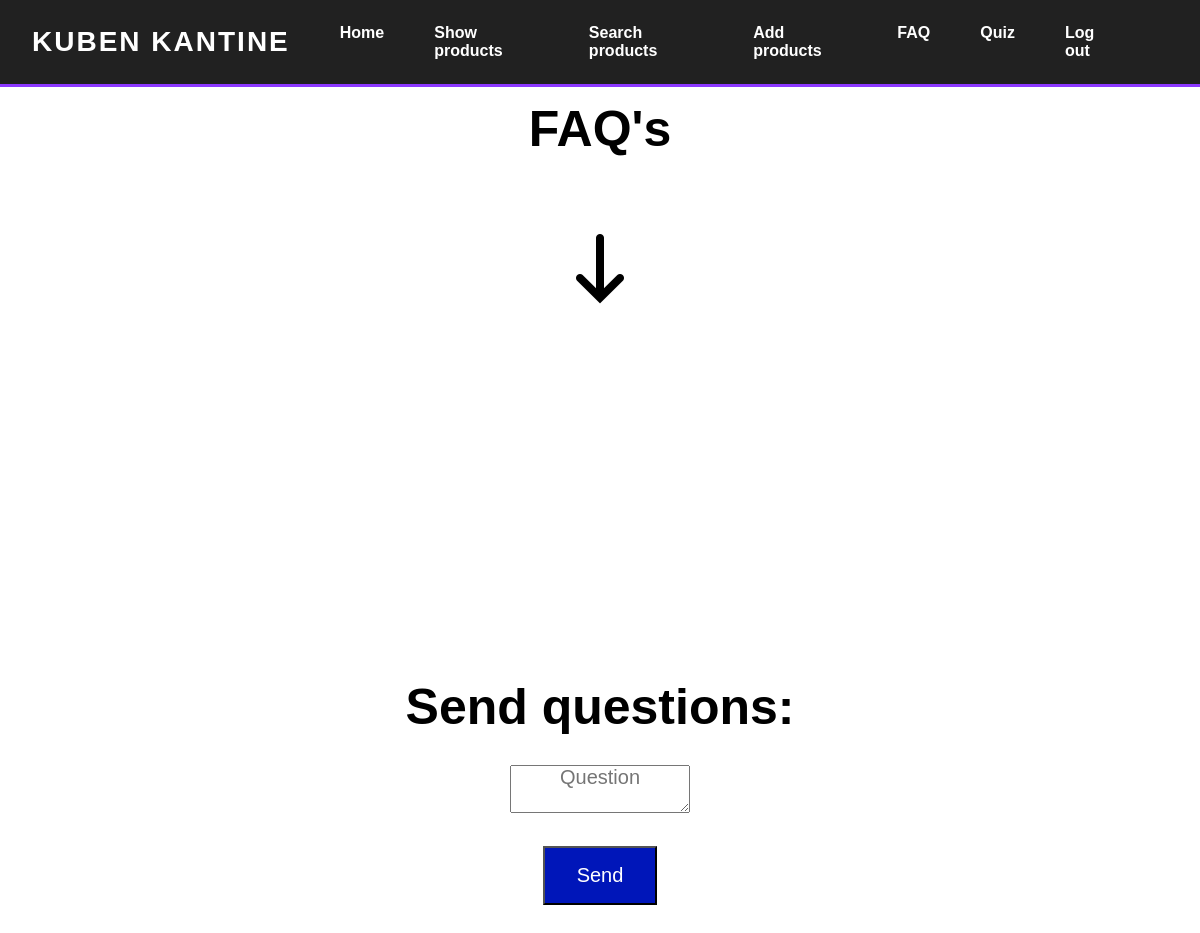
Before: /faq.php (signed in) with the older database file.
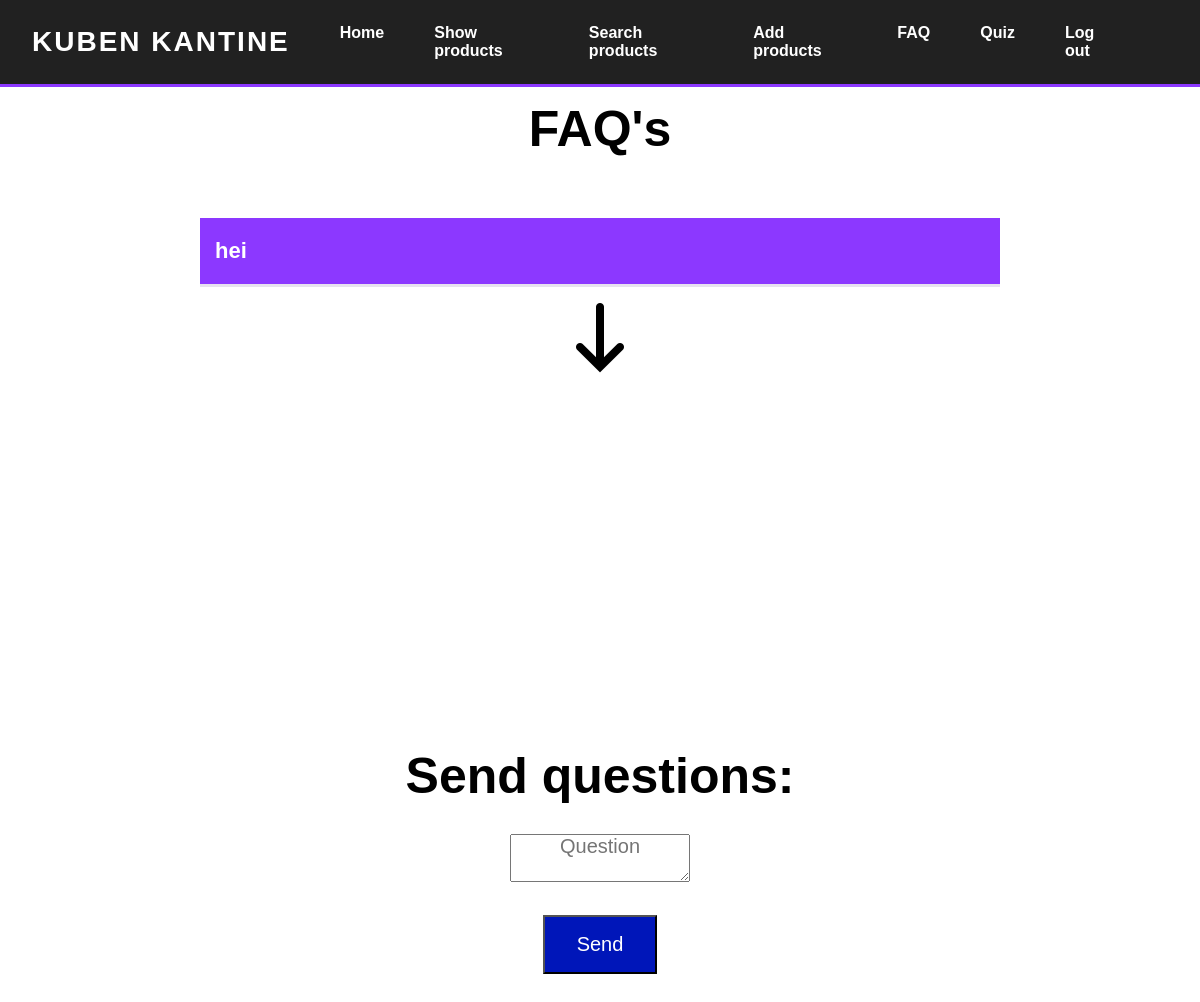
After: the same page with the newer database file.
### tables this page shows
CREATE TABLE IF NOT EXISTS `faq` (
  `Question` varchar(255) NOT NULL,
  `Answer` varchar(255) NOT NULL,
  `Display` varchar(255) NOT NULL,
  `id` int(11) NOT NULL AUTO_INCREMENT,
  PRIMARY KEY (`id`)
);

### faq.php (the view, shortened to what this page needs)
<!DOCTYPE html>
<html lang="en">
<head>
    <link rel="stylesheet" href="style.css">
</head>
<body>
<?php include_once 'headerAnsatt.php'; ?>
<?php
    include_once 'connection.php';
?>
<section>
    <h1 class="title">FAQ's</h1>
    <div class="quest-con">
    <?php
        $sql = "SELECT * FROM faq;";
        $result = mysqli_query($db, $sql);
        if($result -> num_rows > 0){
            while($row = $result->fetch_assoc()){
                if ($row['Display'] === "y") {
                    echo "
                    <button class='question'><span>".$row['Question']."</span></button>
                    <div class='question-content'>
                    <p>".$row['Answer']."</p>
                    </div>
                    ";
                }
            }
        }
    ?>
    </div>
</section>
<div class="arrowIMG">
    <a href="#Input">
    <img src="Årsoppgave_Bilde/arrow.png" alt="">
    </a>
</div>
    <div id="Input">
        <h1>Send questions:</h1>
        <br>
        <form action="" method="post" autocomplete="off">
            <textarea class="Inputtext" name="text" placeholder="Question" type="text" name="Question" id=""></textarea>
            <br>
            <input type="submit" id="submit" name="send" value="Send">
        </form>
    </div>
    <br><br><br>
</body>
</html>

### headerAnsatt.php
<nav>
        <div class="container">
        <h1>Kuben kantine</h1>
        <div class="menu">
            <a href="AdminForside.php">Home</a>
            <a href="VisAlleProdukter.php">Show products</a>
            <a href="SearchProducts.php">Search products</a>
            <a href="LeggTilProdukt.php">Add products</a>
            <a href="faq.php">FAQ</a>
            <a href="Quiz.php">Quiz</a>
            <a href="logut.php">Log out</a>
        </div>
</nav>

### style.css (style rules this page uses)
body,html { height: 100%; width: 100%; margin: 0; padding: 0; }
.Inputtext { display: flex; justify-content: center; margin: auto; width: 15%; height: 500%; text-align: center; font-size: 20px; }
#submit { background-color: #0016b9; cursor: pointer; color: white; padding: 16px 32px; text-align: center; font-size: 20px; margin: 4px 2px; transition: 0.3s; }
:root { --primary: #8c38ff; --light: #EEEE; ---dark: #212121; }
* { margin: 0; padding: 0; box-sizing: border-box; font-family: 'Fira sans', sans-serif; scroll-behavior: smooth; }
.container { max-width: 1280px; margin: 0 auto; display: flex; align-items: center; justify-content: space-between; }
.container h1 { color: #fff; font-size: 28px; font-weight: 900; letter-spacing: 2px; text-transform: uppercase; }
nav { position: fixed; top: 0; left: 0; right: 0; z-index: 99; background-color: var(---dark); padding: 16px 32px; border-bottom: 3px solid var(--primary); }
.menu { display: flex; flex: 1 1 0%; justify-content: space-evenly; margin: 0 25px; }
.menu a { color: #fff; font-weight: 600; text-decoration: none; transition:0.4s ; padding: 8px 25px; border-radius: 99px; }
.title { font-size: 50px; text-align: center; margin-top: 100px; margin-bottom: 5%; text-decoration: none; }
.quest-con { max-width: 800px; margin: 0 auto; }
.question { position: relative; width: 100%; background-color: #8c38ff; display: flex; justify-content: space-between; align-items: center; padding: 20px 15px; border: none; font-size: 22px; border-bottom: 3px solid var(--light); color: #fff; font-weight: 700; cursor: pointer; z-index: 3; }
.arrowIMG img { display: flex; width: 100px; margin: auto; margin-bottom: 30%; }
#Input { text-align: center; margin-top: 20%; font-size: 25px; }
#Input input { margin-bottom: 5px; }

Changed rows visible on the page:
added faq: Question "hei"
